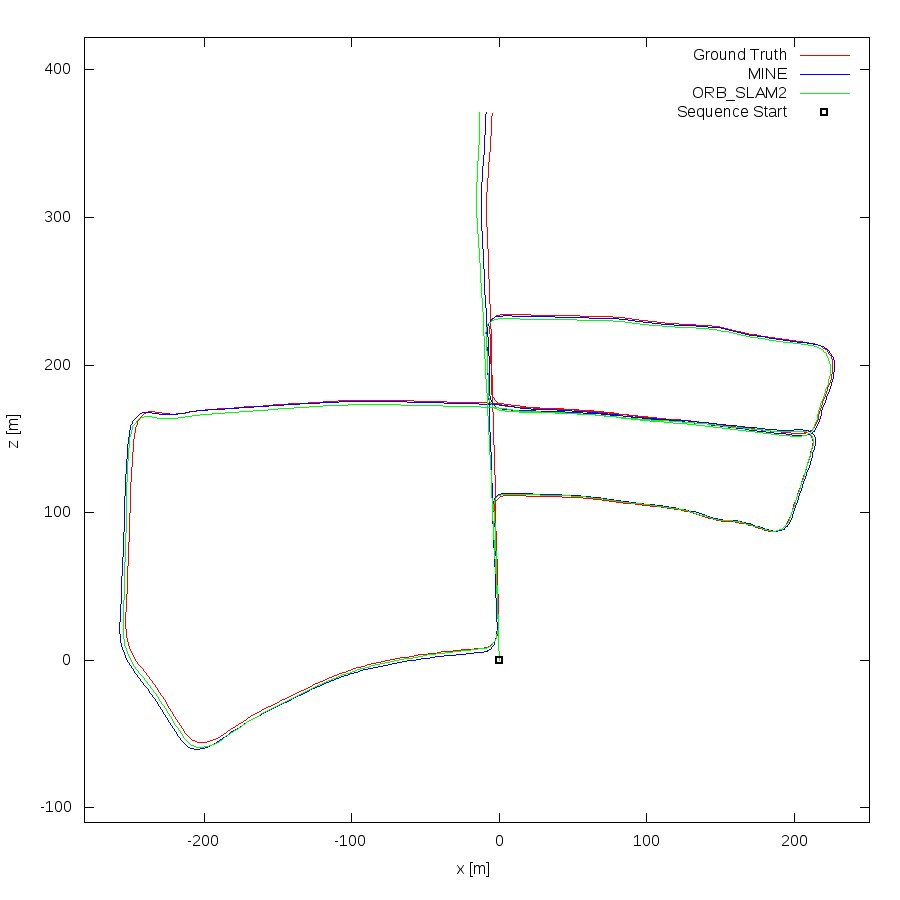

Reproduce this figure in gnuplot.
set term postscript eps enhanced color
set output "05.eps"
set size ratio -1
set xrange [-281:251]
set yrange [-110:422]
set xlabel "x [m]"
set ylabel "z [m]"
plot "05.txt" using 1:2 lc rgb "#FF0000" title 'Ground Truth' w lines,"05.txt" using 3:4 lc rgb "#0000FF" title 'MINE' w lines,"05.txt" using 5:6 lc rgb "#00FF00" title 'ORB_SLAM2' w lines,"< head -1 05.txt" using 1:2 lc rgb "#000000" pt 4 ps 1 lw 2 title 'Sequence Start' w points
